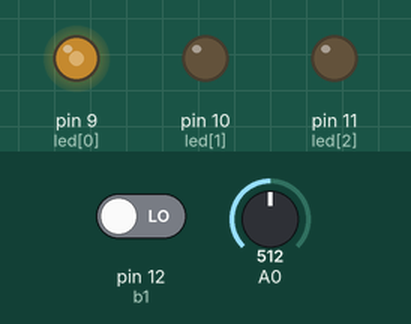
This sketch was run on a simulated Arduino Uno, built with avr-gcc and run on an emulated ATmega328P. On the bench: output pins drawn as LEDs (lit = HIGH). The inputs (shaded band) are chosen by the test bench; at power-on: A0 = 512, pin 12 (b1) LOW.

Above: at 1.2 s.
1.3 s: A0 set to 716
At 2.5 s:
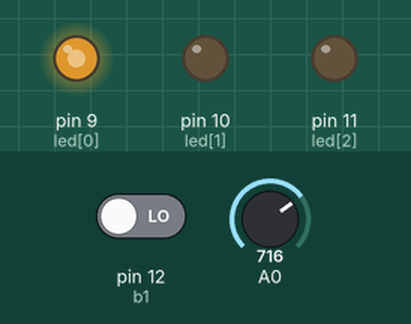
3.3 s: pin 12 (b1) driven HIGH
At 4.2 s:
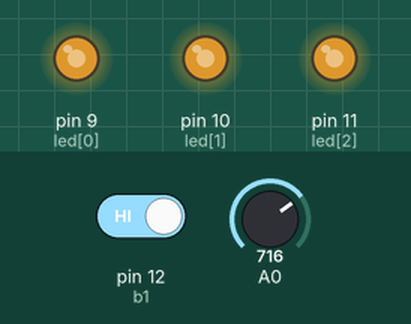
5.4 s: A0 set to 900
At 5.85 s:
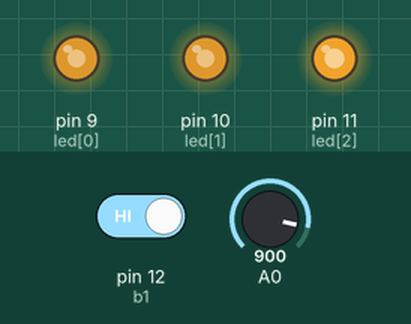
7.8 s: A0 set to 511
At 9.1 s:
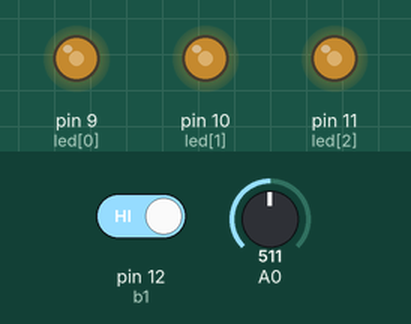
10.2 s: A0 set to 122
At 12.2 s:
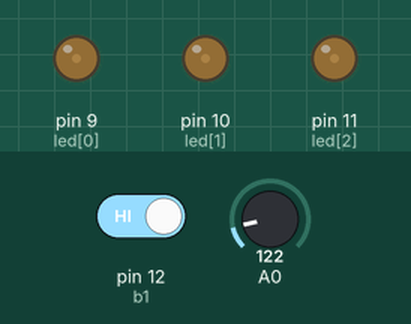
12.6 s: A0 set to 0
At 13.05 s:
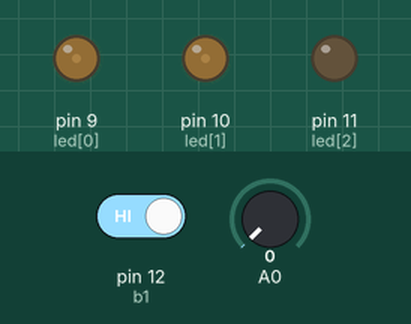
Timing chart, 0 to 15.6 s (numbered marks = the images above; inputs shaded):
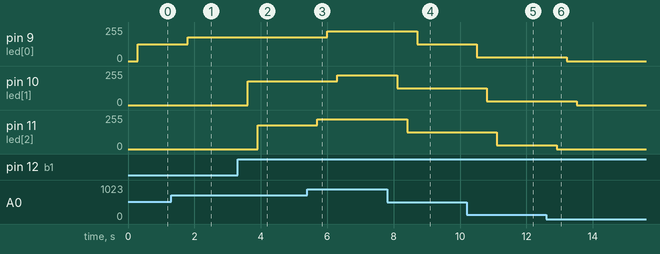

The sketch:

botaoTroca02.ino
```cpp
unsigned int sensor; //O tipo unsigned int, armazena numeros de 0 a 65.535, ou seja somente positivos!
unsigned int pwm; //Armazena o valor convertido...
int b1 = 12; //meu botão
int led[3] = {9, 10, 11};
int i=0;

void setup() {
  for(i = 0; i < 3; i++){
    pinMode(led[i], OUTPUT);
  }
  pinMode(b1, INPUT); //coloca botão como entrada
  Serial.begin(9600);
  i=0;
}

void loop() {
  sensor = analogRead(A0); // Irá retornar um valor entre 0 e 1023.

  int ligado = digitalRead(b1); //faz a leitura do botão
  delay(300);

  pwm = map (sensor, 0, 1023, 0, 255); //Converte o valor para a escala de 0 a 255;

  if(ligado==1){
    led[i];
    i++;

    if(i==3){
      i=0;
    }
  }

  analogWrite(led[i], pwm);

}
```

Measured:
- after the input at 1.3 s, pin 9 (led[0]): 127/255 → 178/255 after 0.50 s
- after the input at 3.3 s, pin 10 (led[1]): 0/255 → 178/255 after 0.30 s; pin 11 (led[2]): 0/255 → 178/255 after 0.60 s
- after the input at 5.4 s, pin 9 (led[0]): 178/255 → 224/255 after 0.60 s; pin 10 (led[1]): 178/255 → 224/255 after 0.90 s; pin 11 (led[2]): 178/255 → 224/255 after 0.30 s
- after the input at 7.8 s, pin 9 (led[0]): 224/255 → 127/255 after 0.91 s; pin 10 (led[1]): 224/255 → 127/255 after 0.31 s; pin 11 (led[2]): 224/255 → 127/255 after 0.61 s
- after the input at 10.2 s, pin 9 (led[0]): 127/255 → 30/255 after 0.31 s; pin 10 (led[1]): 127/255 → 30/255 after 0.61 s; pin 11 (led[2]): 127/255 → 30/255 after 0.91 s
- after the input at 12.6 s, pin 9 (led[0]): 30/255 → 0/255 after 0.61 s; pin 10 (led[1]): 30/255 → 0/255 after 0.91 s; pin 11 (led[2]): 30/255 → 0/255 after 0.31 s
